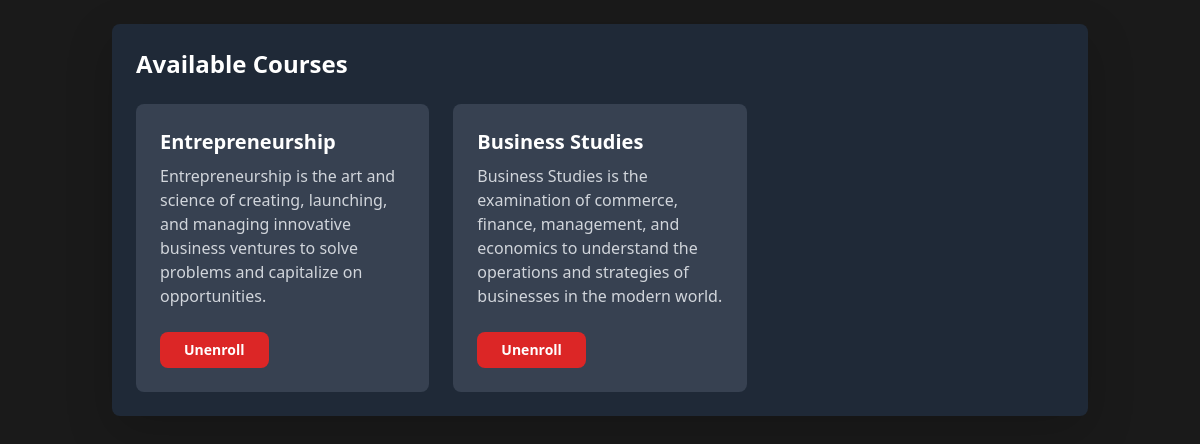
Page /course-enroll/ (signed in) on the committed database.
### core/models.py (models this page shows)
class Course(models.Model):
    name = models.CharField(max_length=50)
    description = models.TextField(default="")
    faculty = models.ForeignKey(Teacher, on_delete=models.CASCADE)
    enrolled = models.ManyToManyField(Student, related_name='enrolled_students')

### core/views.py (the view)
# urls.py: path('course-enroll/', courseEnroll, name='course-enroll'),
def courseEnroll(request):
    if not request.session.get('student_id'):
        messages.error(request, 'Please login first!')
        return redirect('student-login')
    student_id = request.session.get('student_id')
    student = Student.objects.get(student_id=student_id)
    courses = Course.objects.all()
    context = {
        'student': student,
        'courses': courses,
    }
    return render(request, 'courses/courseEnroll.html', context)

### core/templates/courses/courseEnroll.html (shortened to what this page needs)
{% extends 'base.html' %} {% load static %} {% block content %}
<div class="min-h-screen bg-[#1a1a1a] py-4">
  <div class="container mx-auto px-4">
    <div class="bg-gray-800 rounded-lg shadow-lg p-6">
      <h2 class="text-2xl font-bold text-white mb-6">Available Courses</h2>
      <div class="grid grid-cols-1 md:grid-cols-2 lg:grid-cols-3 gap-6">
        {% for course in courses %}
        <div class="bg-gray-700 rounded-lg p-4">
          <h3 class="text-xl font-semibold text-white mb-2">
            {{ course.name }}
          </h3>
          <p class="text-gray-300 mb-4">{{ course.description }}</p>
          <form method="POST" action="{% url 'enroll-course' course.id %}">
            {% csrf_token %} {% if student in course.enrolled.all %}
            <button
              type="submit"
              class="bg-red-600 hover:bg-red-700 text-white font-bold py-2 px-4 rounded-lg text-sm"
            >
              Unenroll
            </button>
            {% endif %}
          </form>
        </div>
        {% empty %}
        <p class="text-gray-400 col-span-3 text-center">
          No courses available yet.
        </p>
        {% endfor %}
      </div>
    </div>
  </div>
</div>
{% endblock %}

### core/templates/base.html (shortened to what this page needs)
<!DOCTYPE html>
<html lang="en">
  <head>
    <link
      href="https://cdn.jsdelivr.net/npm/bootstrap@5.3.0/dist/css/bootstrap.min.css"
      rel="stylesheet"
    />
    <script src="https://cdn.tailwindcss.com"></script>
  </head>
  <body class="bg-dark min-h-screen">
    <main>
      {% block content %}{% endblock %}
    </main>
  </body>
</html>

### rows in the picture
Course: name "Entrepreneurship", description "Entrepreneurship is the art and science of creating, launching, and managing innovative business ventures to solve problems and capitalize on opportunities.", shows "Unenroll"
Course: name "Business Studies", description "Business Studies is the examination of commerce, finance, management, and economics to understand the operations and strategies of businesses in the modern world.", shows "Unenroll"
